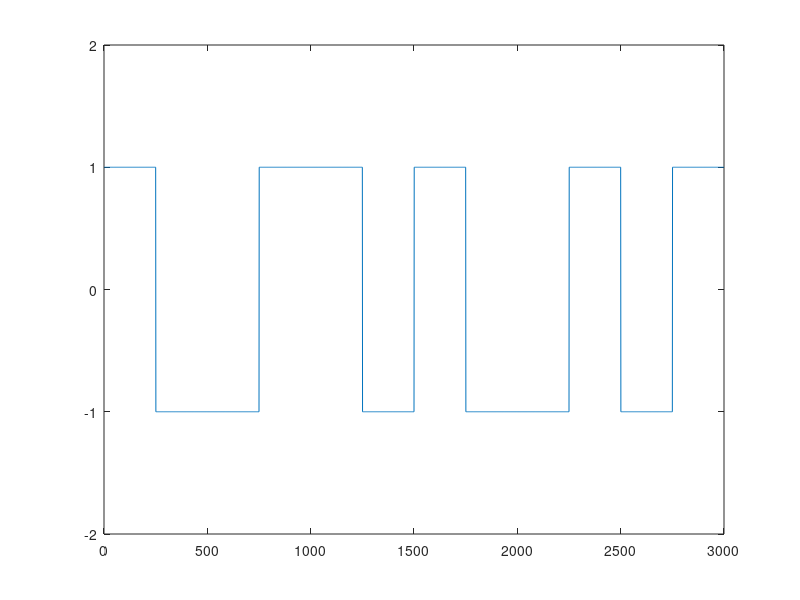

The MATLAB script that drew this image:
clc; clear; close;

x = [0 1 0 0 1 1];
xx = zeros(1,length(x)*500);

v = 1;

for i=1:length(x)
    if x(i)==0
        v=1;
    else
        v=-1;
    end
    for j=1:250
        xx((i-1)*500+j) = v;
    end
    v = v*-1;
    for j=251:500
        xx((i-1)*500+j) = v;
    end
end
plot(xx);
ylim([-2,2]);
